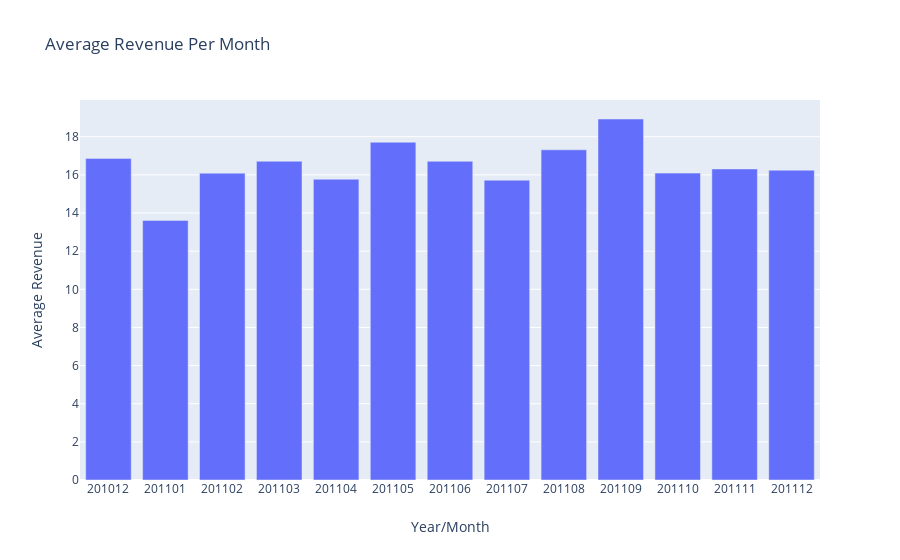

Notebook code for this chart:
### Code cell
figure = go.Figure()

figure.add_trace(
                go.Bar(
                            x= comp_uk_avg_mnthly_revnu['InvoiceYearMonth'] ,
                            y= comp_uk_avg_mnthly_revnu['AvgRevenue'] 
                            )
                )

figure.update_layout( title='Average Revenue Per Month',
                       xaxis_title='Year/Month',
                       yaxis_title='Average Revenue')
# py.iplot(figure, filename='basic-scatter')
# pio.show(figure)
figure.update_xaxes(type = 'category')
# pio.show(figure)
# pio.write_html(figure, file='monthly_averge_revenue_uk_customers.html', auto_open=True)

### Figure 1 — Plotly figure (JSON) as saved in the notebook; plotly's stock layout.template omitted (floating-point values rounded to 4 significant figures)
{"data": [{"type": "bar", "x": ["201012", "201101", "201102", "201103", "201104", "201105", "201106", "201107", "201108", "201109", "201110", "201111", "201112"], "y": [16.87, 13.61, 16.09, 16.72, 15.77, 17.71, 16.71, 15.72, 17.32, 18.93, 16.09, 16.31, 16.25]}], "layout": {"title": {"text": "Average Revenue Per Month"}, "xaxis": {"title": {"text": "Year/Month"}, "type": "category"}, "yaxis": {"title": {"text": "Average Revenue"}}}}
